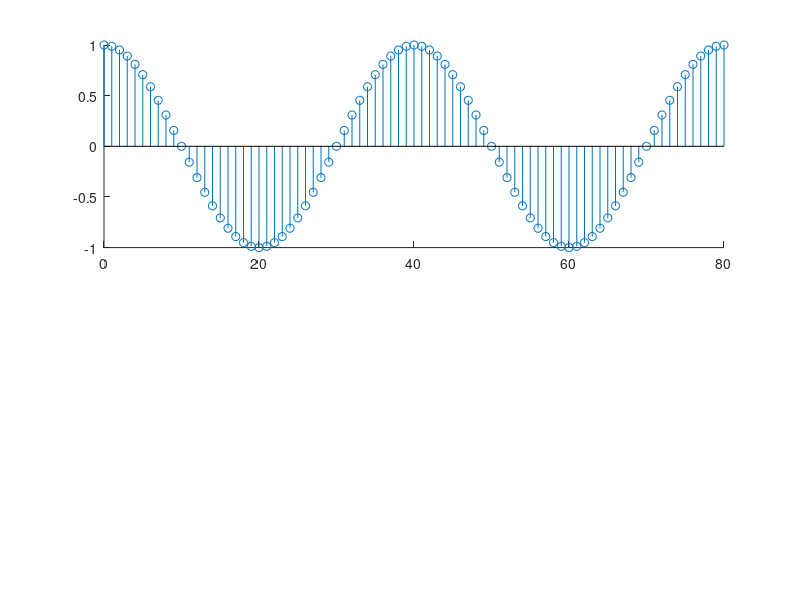

The MATLAB source for this figure: (Note: this script raises an error after producing the figure.)
Ne=80; % 時間軸範囲（信号数の最大値）
n=0:1:Ne; % 0～Neまでの時間軸ベクトル生成
z=exp(1j*0.05*pi*n); % 式(1.8)の複素ディジタル正弦波
zr=real(z); % 複素正弦波の実部信号
zi=imag(z); % 複素正弦波の虚部信号
figure(1) % 図1.5
subplot(2,1,1)
stem(n,zr,'fil',':','MarkerSize',4); % 実部信号の表示
axis([0,Ne,-1.0,1.0]); xlabel('Number of samples'); ylabel('z_r(n)')
subplot(2,1,2)
stem(n,zi,'fil',':','MarkerSize',4); % 虚部信号の表示
axis([0,Ne,-1.0,1.0]); xlabel('Number of samples'); ylabel('z_i(n)')
figure(2) % 図1.6
subplot(3,1,1)
stem(n,abs(zi),'filled',':','MarkerSize',4); % 虚部の絶対値信号の表示
axis([0,Ne,0.0,1.0]); xlabel('Number of samples'); ylabel('|z_i(n)|')
subplot(3,1,2)
stem(n,zi.*conj(zi),'filled',':','MarkerSize',4); % 虚部の絶対値2乗信号の表示
axis([0,Ne,0.0,1.0]); xlabel('Number of samples'); ylabel('|z_i(n)|^2')
subplot(3,1,3)
stem(n,atan2(zi,zr),'fil',':','MarkerSize',4); % 逆正接信号の表示
axis([0,Ne,-pi,pi]); xlabel('Number of samples'); ylabel('tan^{-1}(z_i/z_r) [rad]')
figure(3) % 図1.7
for k=1:Ne
    plot(zr(k),zi(k),'bo'); hold on % 信号点の表示
end
axis([-1.2,1.2,-1.2,1.2],'equal'); % 軸長が等しい座標軸範囲指定
xlabel('Real Part'); ylabel('Imaginary Part')
figure(4) % 図1.8
plot3(n,zr,zi,'-o'); % 信号点の表示
axis([0,Ne,-1.0,1.0,-1.0,1.0]); grid on % 表示範囲とグリッド線表示の指定
xlabel('Number of samples'); ylabel('Real Part'); zlabel('Imaginary Part')